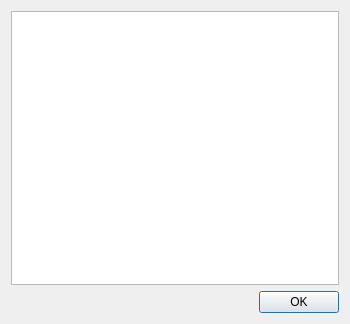
<?xml version="1.0" encoding="UTF-8"?>
<ui version="4.0">
 <class>ResDialog</class>
 <widget class="QDialog" name="ResDialog">
  <property name="geometry">
   <rect>
    <x>0</x>
    <y>0</y>
    <width>350</width>
    <height>324</height>
   </rect>
  </property>
  <property name="windowTitle">
   <string>Dialog</string>
  </property>
  <layout class="QVBoxLayout" name="verticalLayout">
   <item>
    <widget class="QTextEdit" name="textEdit_Res"/>
   </item>
   <item>
    <widget class="QDialogButtonBox" name="buttonBox">
     <property name="orientation">
      <enum>Qt::Horizontal</enum>
     </property>
     <property name="standardButtons">
      <set>QDialogButtonBox::Ok</set>
     </property>
    </widget>
   </item>
  </layout>
 </widget>
 <resources/>
 <connections>
  <connection>
   <sender>buttonBox</sender>
   <signal>accepted()</signal>
   <receiver>ResDialog</receiver>
   <slot>accept()</slot>
   <hints>
    <hint type="sourcelabel">
     <x>248</x>
     <y>254</y>
    </hint>
    <hint type="destinationlabel">
     <x>157</x>
     <y>274</y>
    </hint>
   </hints>
  </connection>
  <connection>
   <sender>buttonBox</sender>
   <signal>rejected()</signal>
   <receiver>ResDialog</receiver>
   <slot>reject()</slot>
   <hints>
    <hint type="sourcelabel">
     <x>316</x>
     <y>260</y>
    </hint>
    <hint type="destinationlabel">
     <x>286</x>
     <y>274</y>
    </hint>
   </hints>
  </connection>
 </connections>
</ui>
